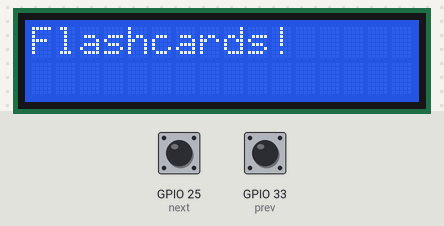
Bench run of a sketch on a simulated ESP32. Shown: 16×2 character LCD. Inputs (shaded band) come from the test bench; at power-on: GPIO 25 (next) HIGH, GPIO 33 (prev) HIGH. WiFi joins after 1.5 s; servers stay silent unless stated; not simulated (calls return 0 or success): secrets.h; what the sketch prints to the serial monitor is not drawn.

Above: at 2.9 s.
3.0 s: GPIO 25 (next) pulled LOW for 0.15 s
At 4.5 s:
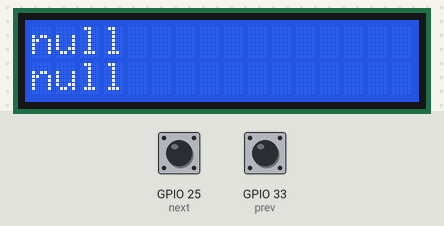
4.9 s: GPIO 33 (prev) pulled LOW for 0.15 s
Timing chart, 0 to 7.9 s (numbered marks = the images above; inputs shaded):
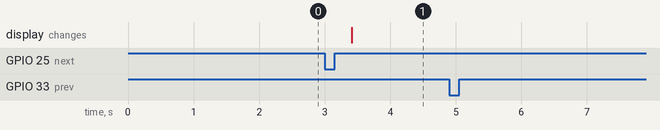

The sketch:

esp32.ino
```cpp
#include <WiFi.h>
#include <HTTPClient.h>
#include <ArduinoJson.h>
#include <Wire.h>
#include <LiquidCrystal_I2C.h>
#include "secrets.h"

LiquidCrystal_I2C lcd(0x27, 16, 2);


HTTPClient http;
int page = 0;
int prev = 33;
int next = 25;
JsonDocument doc;

void setup() {
  // put your setup code here, to run once:
  Wire.begin(27, 26);
  lcd.init();
  lcd.backlight();
  lcd.print("Flashcards!");

  pinMode(prev, INPUT_PULLUP);
  pinMode(next, INPUT_PULLUP);

  WiFi.begin(ssid, password);
  while (WiFi.status() != WL_CONNECTED) {
    delay(500);
  }
  Serial.begin(9600);
  http.begin("http://192.168.1.11:3000/flashcards");
  int responseCode = http.GET();
  if (responseCode > 0) {
    String response = http.getString();
    deserializeJson(doc, response);
  } else {
    Serial.print("error");
  }
  http.end();
}

void loop() {
  // put your main code here, to run repeatedly:
  if (digitalRead(prev) == LOW) {
    page -= 1;
    delay(400);
    Serial.println("Prev");
    display();
  }
  if (digitalRead(next) == LOW) {
    page += 1;
    delay(400);
    Serial.println("Next");
    display();
  }
}

void display() {
  if (page < 0) {
    page = doc.size() - 1;
  }
  if (page >= doc.size()) {
    page = 0;
  }
  String term = doc[page]["term"];
  String def = doc[page]["definition"];
  lcd.clear();

  Serial.println("Term: " + term);
  Serial.println("Definition: " + def);
  lcd.setCursor(0,0);
  lcd.print(term);
  lcd.setCursor(0,1);
  lcd.print(def);
}
```

Measured:
- after the input at 3.0 s, the display: changes after 0.41 s (image 1)
- after the input at 4.9 s, every drawn part: stays the same
